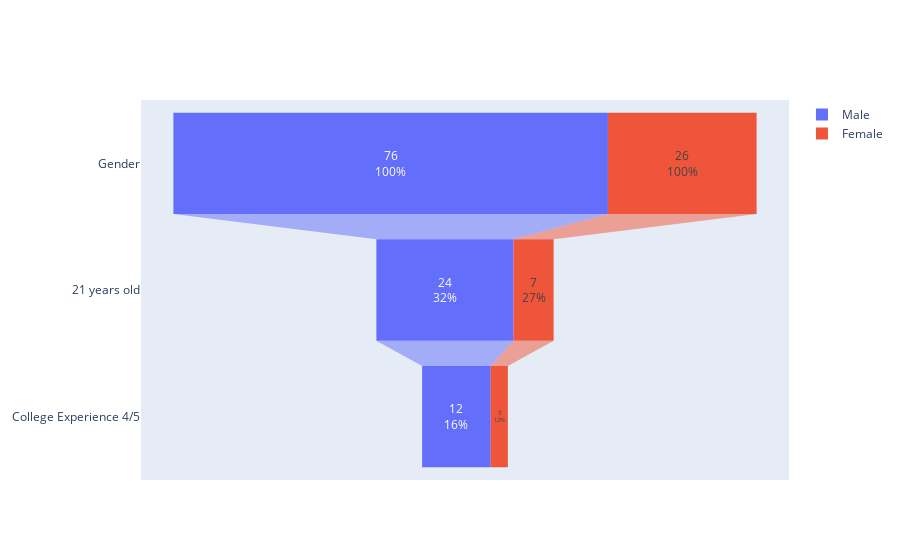

The notebook cell this image was saved under:
### Markdown cell above
### Gender vs. College Satisfaction

### Code cell
a = pqdf.groupby(['Gender']).size()
b = pqdf.groupby(['Gender','Age']).size()
c = pqdf.groupby(['Gender','Age','CurrentFeelCol']).size()
d = c['Male']['21']
f = c['Female']['21']
fig = go.Figure()
fig.add_trace(go.Funnel(
    name = 'Male',
    y = ["Gender", "21 years old", "College Experience 4/5"],
    x = [a['Male'], b['Male']['21'], d[4]],
    textposition = "inside",
    textinfo = "value+percent initial"
    ))
fig.add_trace(go.Funnel(
    name = 'Female',
    y = ["Gender", "21 years old", "College Experience 4/5"],
    x = [a['Female'], b['Female']['21'], f[4]],
    textposition = "inside",
    textinfo = "value+percent initial"
    ))
fig.show()

### Figure 1 — Plotly figure (JSON) as saved in the notebook; plotly's stock layout.template omitted (floating-point values rounded to 4 significant figures)
{"data": [{"name": "Male", "textinfo": "value+percent initial", "textposition": "inside", "type": "funnel", "x": [76, 24, 12], "y": ["Gender", "21 years old", "College Experience 4/5"]}, {"name": "Female", "textinfo": "value+percent initial", "textposition": "inside", "type": "funnel", "x": [26, 7, 3], "y": ["Gender", "21 years old", "College Experience 4/5"]}], "layout": {}}
